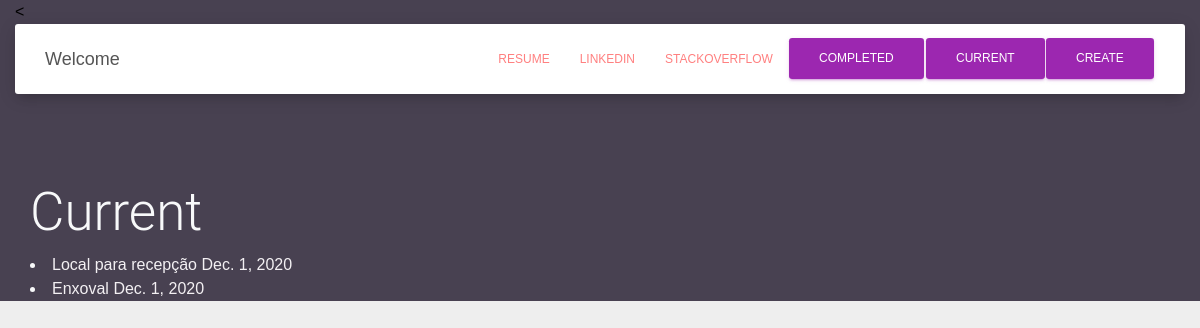
Page /completed/ (signed in) on the committed database.
### todo/models.py (models this page shows, shortened)
class Todo(models.Model):
    title = models.CharField(max_length = 100)
    memo = models.TextField(blank = True)
    created = models.DateTimeField(auto_now_add=True) #in the console 1 -> datetime.date.today()
    datecompleted = models.DateField(null=True, blank=True)
    important = models.BooleanField(default=False)
    user = models.ForeignKey(User, on_delete=models.CASCADE)

### todo/views.py (the view)
# urls.py: path('completed/', views.completedtodos, name='completedtodos'),
@login_required
def completedtodos(request):
    todos = Todo.objects.filter(user = request.user, datecompleted__isnull=False).order_by('-datecompleted')
    return render(request, 'todo/completedtodos.html', {'todos': todos})

### todo/templates/todo/completedtodos.html (shortened to what this page needs)
{% extends 'todo/base.html' %}
{% block content %}
<h1>Current</h1>
<a>
    {% for todo in todos %}
    <li><a href="{% url 'viewtodo' todo.id %}">
        {% if todo.important %}<b>{% endif %}{{ todo.title }}{% if todo.important %}</b>{% endif %}
        {{ todo.datecompleted  }}
    </a></li>
    {% endfor %}
{% endblock %}

### todo/static/todo/custom.css (style rules this page uses)
a { color: #F3F0F3; text-decoration: none; background-color: transparent; -webkit-text-decoration-skip: objects; }
body { font-family: 'Montserrat', sans-serif; }

### rows in the picture
Todo: title "Local para recepção", datecompleted "Dec. 1, 2020"
Todo: title "Enxoval", datecompleted "Dec. 1, 2020"
